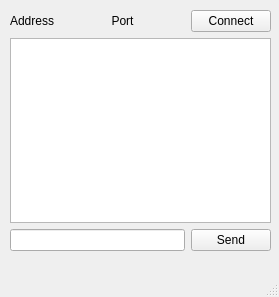
<?xml version="1.0" encoding="UTF-8"?>
<ui version="4.0">
 <class>MainWindow</class>
 <widget class="QMainWindow" name="MainWindow">
  <property name="geometry">
   <rect>
    <x>0</x>
    <y>0</y>
    <width>279</width>
    <height>297</height>
   </rect>
  </property>
  <property name="windowTitle">
   <string>MainWindow</string>
  </property>
  <widget class="QWidget" name="centralwidget">
   <widget class="QWidget" name="verticalLayoutWidget">
    <property name="geometry">
     <rect>
      <x>10</x>
      <y>10</y>
      <width>261</width>
      <height>241</height>
     </rect>
    </property>
    <layout class="QVBoxLayout" name="verticalLayout">
     <item>
      <layout class="QHBoxLayout" name="horizontalLayout">
       <property name="sizeConstraint">
        <enum>QLayout::SetDefaultConstraint</enum>
       </property>
       <item>
        <widget class="QLabel" name="label_2">
         <property name="font">
          <font>
           <family>Arial</family>
          </font>
         </property>
         <property name="locale">
          <locale language="English" country="UnitedStates"/>
         </property>
         <property name="text">
          <string>Address</string>
         </property>
         <property name="alignment">
          <set>Qt::AlignCenter</set>
         </property>
        </widget>
       </item>
       <item>
        <widget class="QLabel" name="labAddr">
         <property name="font">
          <font>
           <family>Arial</family>
          </font>
         </property>
         <property name="locale">
          <locale language="English" country="UnitedStates"/>
         </property>
         <property name="text">
          <string/>
         </property>
         <property name="alignment">
          <set>Qt::AlignCenter</set>
         </property>
        </widget>
       </item>
       <item>
        <widget class="QLabel" name="label_3">
         <property name="font">
          <font>
           <family>Arial</family>
          </font>
         </property>
         <property name="locale">
          <locale language="English" country="UnitedStates"/>
         </property>
         <property name="text">
          <string>Port</string>
         </property>
         <property name="alignment">
          <set>Qt::AlignCenter</set>
         </property>
        </widget>
       </item>
       <item>
        <widget class="QLabel" name="labPort">
         <property name="font">
          <font>
           <family>Arial</family>
          </font>
         </property>
         <property name="locale">
          <locale language="English" country="UnitedStates"/>
         </property>
         <property name="text">
          <string/>
         </property>
         <property name="alignment">
          <set>Qt::AlignCenter</set>
         </property>
        </widget>
       </item>
       <item>
        <widget class="QPushButton" name="bConnect">
         <property name="font">
          <font>
           <family>Arial</family>
          </font>
         </property>
         <property name="locale">
          <locale language="English" country="UnitedStates"/>
         </property>
         <property name="text">
          <string>Connect</string>
         </property>
        </widget>
       </item>
      </layout>
     </item>
     <item>
      <widget class="QPlainTextEdit" name="plainTextEdit">
       <property name="font">
        <font>
         <family>Arial</family>
        </font>
       </property>
       <property name="locale">
        <locale language="English" country="UnitedStates"/>
       </property>
      </widget>
     </item>
     <item>
      <layout class="QHBoxLayout" name="horizontalLayout_2">
       <property name="topMargin">
        <number>0</number>
       </property>
       <item>
        <widget class="QLineEdit" name="lineEdit"/>
       </item>
       <item>
        <widget class="QPushButton" name="bSend">
         <property name="font">
          <font>
           <family>Arial</family>
          </font>
         </property>
         <property name="locale">
          <locale language="English" country="UnitedStates"/>
         </property>
         <property name="text">
          <string>Send</string>
         </property>
        </widget>
       </item>
      </layout>
     </item>
    </layout>
   </widget>
  </widget>
  <widget class="QMenuBar" name="menubar">
   <property name="geometry">
    <rect>
     <x>0</x>
     <y>0</y>
     <width>279</width>
     <height>21</height>
    </rect>
   </property>
  </widget>
  <widget class="QStatusBar" name="statusbar"/>
 </widget>
 <resources/>
 <connections/>
</ui>
